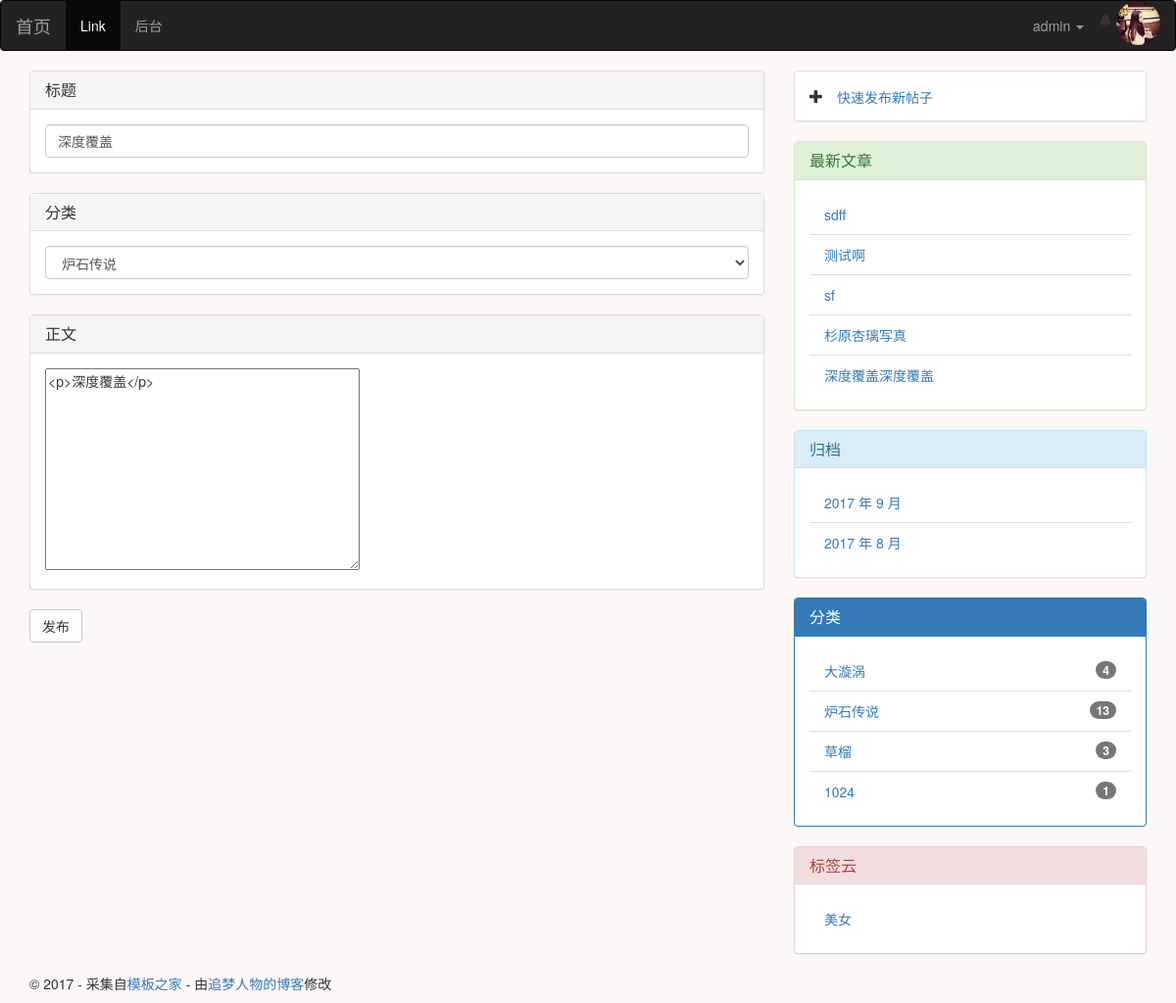
/post/42/edit/ (signed in), run on the app's committed database.
### users/models.py (models this page shows)
class User(AbstractUser):
    nickname = models.CharField(max_length=50, blank=True)
    avatar = ProcessedImageField(upload_to='avatar',
                                 default='avatar/default.png',
                                 verbose_name='头像',
                                 processors=[ResizeToFill(150, 150)], )
    class Meta(AbstractUser.Meta):
        pass

### blog/models.py (models this page shows, shortened)
class Post(models.Model):
    title = models.CharField(max_length=255)
    def get_absolute_url(self):
        return reverse('blog:detail', kwargs={'pk': self.pk})
    body = RichTextUploadingField(verbose_name='正文')
    views = models.PositiveIntegerField(default=0)
    excerpt = models.CharField(max_length=200, blank=True)
    created_time = models.DateTimeField(auto_now_add=True)
    modified_time = models.DateTimeField(auto_now_add=True)
    category = models.ForeignKey(Category)
    tags = models.ManyToManyField(Tag, blank=True)
    author = models.ForeignKey(User)
    class Meta:
        ordering = ['-created_time']

class Category(models.Model):
    name = models.CharField(max_length=100)
    def __str__(self):
        return self.name

class Tag(models.Model):
    name = models.CharField(max_length=70)

### blog/views.py (the view)
# urls.py: url(r'^post/(?P<pk>[0-9]+)/edit/$', views.post_edit, name='post_edit'),
def post_edit(request, pk):
    post = get_object_or_404(Post, pk=pk)
    if request.method == "POST":
        form = PostForm(request.POST, instance=post)
        if form.is_valid():
            post = form.save(commit=False)
            post.author = request.user
            post.save()
    else:
        form = PostForm(instance=post)
    return render(request, 'blog/newpost.html', {'form': form})

### blog/forms.py
class PostForm(forms.ModelForm):
    class Meta:
        model = Post
        fields = ('title', 'body', 'category', 'tags')
        widgets = {
            'title': TextInput(attrs={'class':'form-control'}),
            'category':Select(attrs={'class': 'form-control'}),
        }

### blog/templatetags/blog_tags.py (called while the page is built)
@register.simple_tag              # 将函数注册为模板
def get_recent_posts(num=5):
    return Post.objects.all().order_by('-created_time')[:num]

@register.simple_tag
def archives():
    return Post.objects.dates('created_time', 'month', order='DESC')

@register.simple_tag
def get_categories():
    return Category.objects.annotate(num_posts=Count('post')).filter(num_posts__gt=0)

@register.simple_tag
def get_tag():
    return Tag.objects.all()

### templates/blog/newpost.html (shortened to what this page needs)
{% extends 'blog/base.html' %}
{% load staticfiles %}
{% block main %}
    <form method="POST" class="post-form">{% csrf_token %}
        <div class="panel panel-default">
        <div class="panel-heading">
        <h3 class="panel-title">标题</h3>
        </div>
        <div class="panel-body">
        {{ form.title }}
        </div>
        </div>
          <div class="panel panel-default">
        <div class="panel-heading">
        <h3 class="panel-title">分类</h3>
        </div>
        <div class="panel-body">
        {{ form.category }}
        </div>
        </div>
         <div class="panel panel-default">
        <div class="panel-heading">
        <h3 class="panel-title">正文</h3>
        </div>
        <div class="panel-body">
        {{ form.body}}
        </div>
        </div>
        <button type="submit" class="save btn btn-default">发布</button>
    </form>
{% endblock main %}

### templates/blog/base.html (shortened to what this page needs)
{% load staticfiles %}
{% load blog_tags %}
{% load notifications_tags %}
<!DOCTYPE html>
<html>
<head>
    <link rel="stylesheet" href="//cdn.bootcss.com/bootstrap/3.3.7/css/bootstrap.min.css">
    <link rel="stylesheet" href="{% static 'blog/css/custom.css' %}">
    <link rel="stylesheet" href="{% static 'blog/css/prism.css' %}">
    <link rel="stylesheet" href="{% static 'easy_comment/css/comment.css' %}">
    <link rel="stylesheet" href="{% static 'easy_comment/css/prism.css' %}">
</head>
<body class="body-qiansebeijing">
<nav class="navbar navbar-inverse" >
  <div class="container-fluid">
    <div class="navbar-header">
      <a class="navbar-brand" href="{% url 'blog:index' %}">首页</a>
    </div>
    <div class="collapse navbar-collapse" id="bs-example-navbar-collapse-1">
      <ul class="nav navbar-nav">
        <li class="active"><a href="#">Link <span class="sr-only">(current)</span></a></li>
        <li><a href="admin/" data-hover="后台">后台</a></li>
      </ul>
      <ul class="nav navbar-nav navbar-right">
          {% if user.is_authenticated %}
          <span class="glyphicon glyphicon-bell " aria-hidden="true"><a href="/notifications/">{% notifications_unread %}</a></span>
          <img width="45" height="45" src="{{ user.avatar.url }}" class="img-circle" alt="Responsive image">
            <li class="dropdown">
          <a href="#" class="dropdown-toggle" data-toggle="dropdown" role="button" aria-haspopup="true" aria-expanded="false">{{ user.username }} <span class="caret"></span></a>
            </li>
          {% endif %}
      </ul>
    </div>
  </div>
</nav>
<div class="content-body">
    <div class="container">
        <div class="row">
            <main class="col-md-8">
                {% block main %}
                {% endblock main %}
            </main>
            <aside class="col-md-4">
                {% if user.is_authenticated %}
                <div class="panel panel-default">
                <div class="panel-body">
                    <span class="glyphicon glyphicon-plus"><a href="{% url 'blog:post_new' %}"> 快速发布新帖子</a></span>
                </div>
                </div>
                {% endif %}
                <div class="panel panel-success">
                    <div class="panel-heading">
                    <h3 class="panel-title">最新文章</h3>
                    </div>
                    {% get_recent_posts as recent_post_list %}
                    <ul class="list-group panel-body">
                        {% for post in recent_post_list %}
                        <li class="list-group-item">
                            <a href="{{ post.get_absolute_url }}">{{ post.title }}</a>
                        </li>
                        {% endfor %}
                    </ul>
                </div>
                <div class="panel panel-info">
                    <div class="panel-heading">
                    <h3 class="panel-title">归档</h3>
                    </div>
                    {% archives as date_list %}
                    <ul class="list-group panel-body">
                        {% for date in date_list %}
                        <li class="list-group-item">
                            <a href="#">{{date.year}} 年 {{date.month}} 月</a>
                        </li>
                        {% empty %}
                        暂无归档
                        {% endfor %}
                    </ul>
                </div>
                <div class="panel panel-primary">
                    <div class="panel-heading">
                    <h3 class="panel-title">分类</h3>
                    </div>
                    {% get_categories as category_list %}
                    <ul class="list-group panel-body">
                        {% for category in category_list %}
                        <li class="list-group-item">
                         <span class="badge">{{ category.num_posts}}</span>
                            <a href="{% url 'blog:category' category.pk %}">{{category.name}}</a>
                        </li>
                        {% endfor %}
                    </ul>
                </div>
                <div class="panel panel-danger">
                    <div class="panel-heading">
                    <h3 class="panel-title">标签云</h3>
                    </div>
                    {% get_tag as tag_list %}
                    <ul class="list-group panel-body">
                        {% for Tag in tag_list %}
                        <li class="list-group-item">
                            <a href="{% url 'blog:tag' Tag.pk %}">{{Tag.name}}</a>
                        </li>
                        {% endfor %}
                    </ul>
                </div>
            </aside>
        </div>
    </div>
</div>
<footer id="site-footer">
    <div class="container">
        <div class="row">
            <div class="col-md-12">
                <p class="copyright">&copy 2017 - 采集自<a href="http://www.cssmoban.com/"
                                                        target="_blank" title="模板之家">模板之家</a>
                    - 由<a href="http://zmrenwu.com/" title="网页模板" target="_blank">追梦人物的博客</a>修改
                </p>
            </div>
        </div>
    </div>
</footer>
</body>
</html>

### blog/static/blog/css/custom.css (style rules this page uses)
.body-qiansebeijing { background-color: #fef7f7; }

### data on the page
User: avatar (picture), username "admin"
Post: title "深度覆盖", category "炉石传说", body "<p>深度覆盖</p>"
Post: title "sdff"
Post: title "测试啊"
Post: title "sf"
Post: title "杉原杏璃写真"
Post: title "深度覆盖深度覆盖"
Category: num_posts "4", name "大漩涡"
Category: num_posts "13", name "炉石传说"
Category: num_posts "3", name "草榴"
Category: num_posts "1", name "1024"
Tag: name "美女"

### other printed values
{{ date.year }} "2017" "2017"
{{ date.month }} "9" "8"
